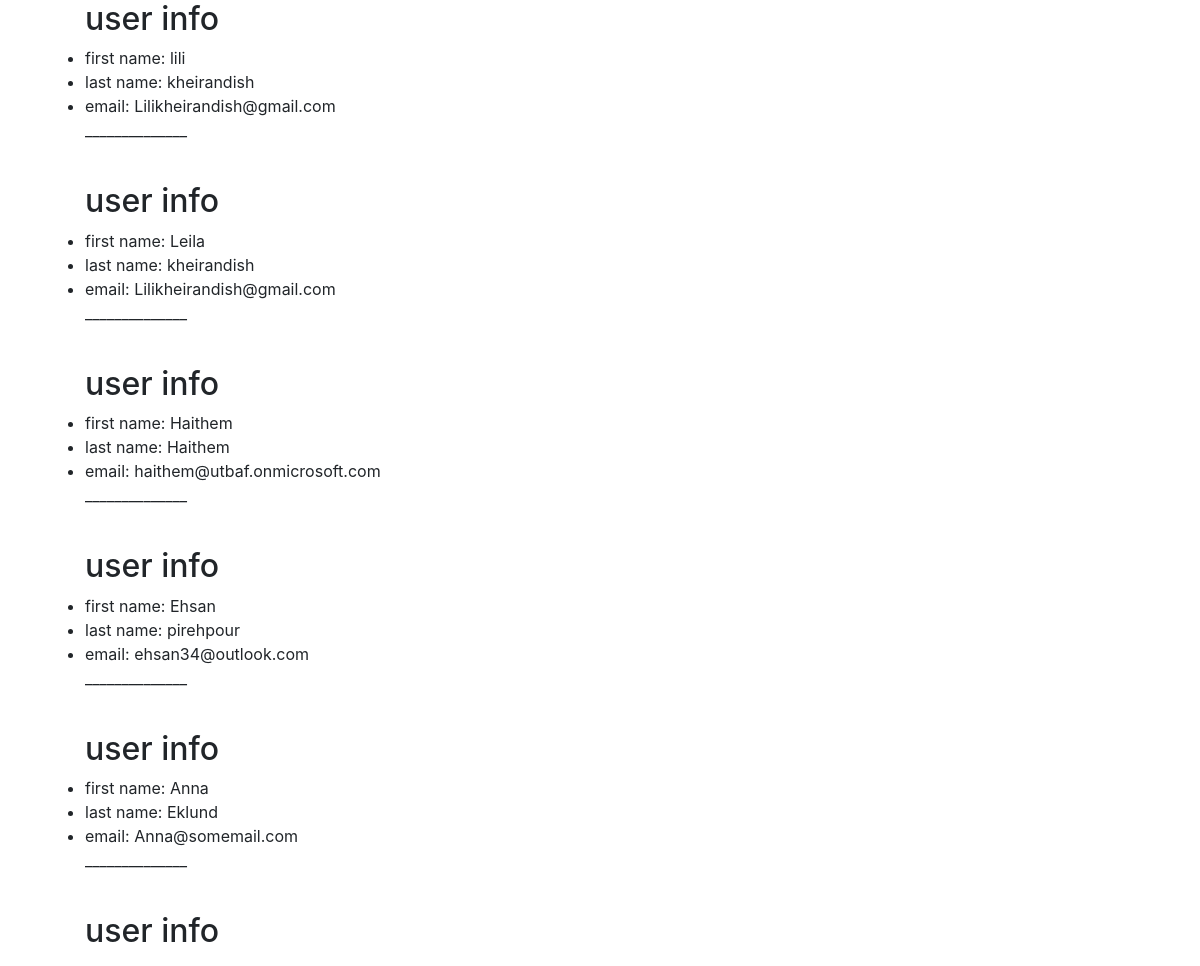
The page /user/ on the database its author committed.
### first_user_app/models.py (models this page shows)
class userProfile(models.Model):
    first_name = models.CharField(max_length=264, unique=True)
    last_name = models.CharField(max_length=264)
    email = models.EmailField(max_length=264)

### first_user_app/views.py (the view)
# urls.py: url(r'^user/', views.user, name="user"),
def user(request):
    userProfiles= userProfile.objects.all()
    return render(request,'first_user_app/user.html',{"userProfiles":userProfiles})

### templates/first_user_app/user.html (shortened to what this page needs)
<html>
    <head>
       <link rel="stylesheet" href="https://maxcdn.bootstrapcdn.com/bootstrap/4.5.2/css/bootstrap.min.css">
    </head>
    <body>
        <div class="container">
            <div class="row">
              <div class="col-sm-4">
              <ul>
                <h2>user info </h2>
                {% for user in userProfiles%}
                <li>first name: {{  user.first_name }}</li>
                <li>last name: {{  user.last_name }}</li>
                <li>email: {{  user.email }}</li>
                <p>______________</p><br>
                <h2>user info </h2>
                {% endfor %}
               </ul>
              </div>
        </div>
         </div>
    </body>
</html>

### rows shown on the page
userProfile: first_name "lili", last_name "kheirandish", email "Lilikheirandish@gmail.com"
userProfile: first_name "Leila", last_name "kheirandish", email "Lilikheirandish@gmail.com"
userProfile: first_name "Haithem", last_name "Haithem", email "haithem@utbaf.onmicrosoft.com"
userProfile: first_name "Ehsan", last_name "pirehpour", email "ehsan34@outlook.com"
userProfile: first_name "Anna", last_name "Eklund", email "Anna@somemail.com"
